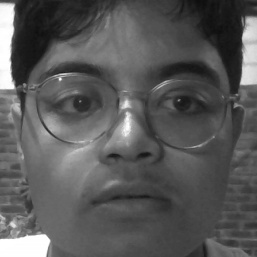
#> input picture ML-face-recognition/faceDataset/User.mnouvalghoizy_at_gmail_com.99.jpg, 257 x 257 px; its folder holds 2 pictures in this run
$ python training.py
#> lines starting #> are read from the running program, lines starting #| are printed output that depends on the picture
import cv2
import numpy as np
import os

# Path ke folder dataset
dataset_path = 'faceDataset'
face_cascade = cv2.CascadeClassifier(cv2.data.haarcascades + 'haarcascade_frontalface_default.xml')

# Fungsi untuk membaca data dan label dari folder
def load_dataset(path):
#> called with path = 'faceDataset'
    images = []
    labels = []
    label_dict = {}
    current_id = 0

    for root, dirs, files in os.walk(path):
        for file in files:
            if file.endswith("jpg") or file.endswith("png"):
                image_path = os.path.join(root, file)
                label = os.path.basename(root)  # Nama folder sebagai label

                if label not in label_dict:
                    label_dict[label] = current_id
                    current_id += 1

                id_ = label_dict[label]

                # Baca gambar dalam grayscale
                image = cv2.imread(image_path, cv2.IMREAD_GRAYSCALE)
#> image is the input picture: shape (257, 257); min 14, max 255, mean 89
                # Deteksi wajah
                faces = face_cascade.detectMultiScale(image, scaleFactor=1.1, minNeighbors=5)
#> faces = [[124, 136, 55, 55], [20, 12, 224, 224]]

                for (x, y, w, h) in faces:
                    roi = image[y:y+h, x:x+w]  # Region of Interest (wajah saja)
                    images.append(roi)
                    labels.append(id_)
#> this loop made 2 passes
#> pass 1, in load_dataset, `roi = image[y:y+h, x:x+w]`:
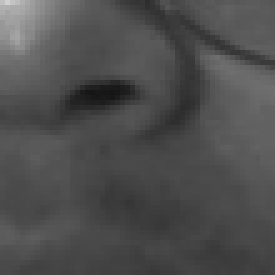
#> roi: shape (55, 55) (shown 5 times larger); min 21, max 209, mean 78.2
#> pass 2, in load_dataset, `roi = image[y:y+h, x:x+w]`:
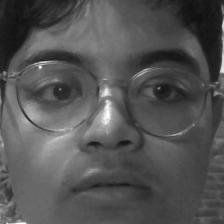
#> roi: shape (224, 224); min 14, max 255, mean 83.2
#> after the loop, images = 2 items; labels = [0, 0]

    return images, labels, label_dict

# Load dataset
print("Loading dataset...")
faces, ids, label_dict = load_dataset(dataset_path)
faces = [cv2.resize(face, (200, 200)) for face in faces]  # Resize wajah ke ukuran tetap

# Melatih model pengenalan wajah
print("Training model...")
recognizer = cv2.face.LBPHFaceRecognizer_create()
recognizer.train(faces, np.array(ids))

# Menyimpan model ke file training.xml
recognizer.save('faceDataset/training.xml')
print("Training selesai. Model disimpan sebagai 'training.xml'.")
